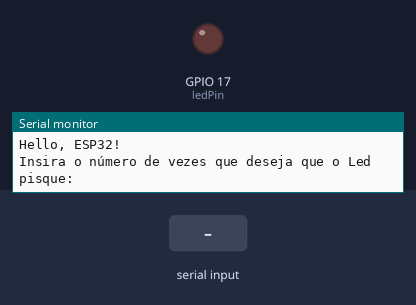
Simulated run of this sketch. Board: ESP32. Parts: output pins drawn as LEDs (lit = HIGH), the last lines printed to the serial monitor. Dashed ring = blinking. The test bench sets the inputs (shaded band).

Above: at 1.2 s.
1.3 s: "90,45\n" received over Serial
At 1.7 s:
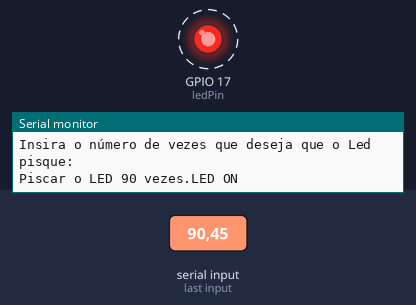
Timing chart, 0 to 10.3 s (numbered marks = the images above; inputs shaded):
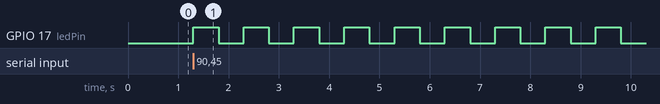

The sketch:

sketch.ino
```cpp
const int ledPin = 17;
int piscar = 0;

void setup() {
  // put your setup code here, to run once:
  Serial.begin(115200);
  Serial.println("Hello, ESP32!");

  pinMode(ledPin, OUTPUT);  //Configura o pino do LED como saída

  Serial.println("Insira o número de vezes que deseja que o Led pisque: ");

}

void loop() {
  //Verifica se há dados disponíveis na serial
  if (Serial.available() > 0) {
    piscar = Serial.parseInt();

    // Verifica se o número é válido (maior que 0)
    if (piscar > 0) {
      Serial.print("Piscar o LED " + String(piscar) + " vezes.");

      // Pisca o LED o número de vezes especificado
      for (int i = 0; i < piscar; i++) {
        digitalWrite(ledPin, HIGH);
        Serial.println("LED ON");
        delay(500);
        digitalWrite(ledPin, LOW);
        Serial.println("LED OFF");
        delay(500);
      }
    } else {
      // Caso o usuário insira um valor inválido
      Serial.println("Número inválido, por favor insira um valor maior que 0!");
    }
    Serial.println("Digite quantas vezes deseja que o Led pisque novamente: ");
  }
}
```

Measured:
- after the input at 1.3 s, GPIO 17 (ledPin): alternates HIGH for 0.50 s and LOW for 0.50 s, starting at once
